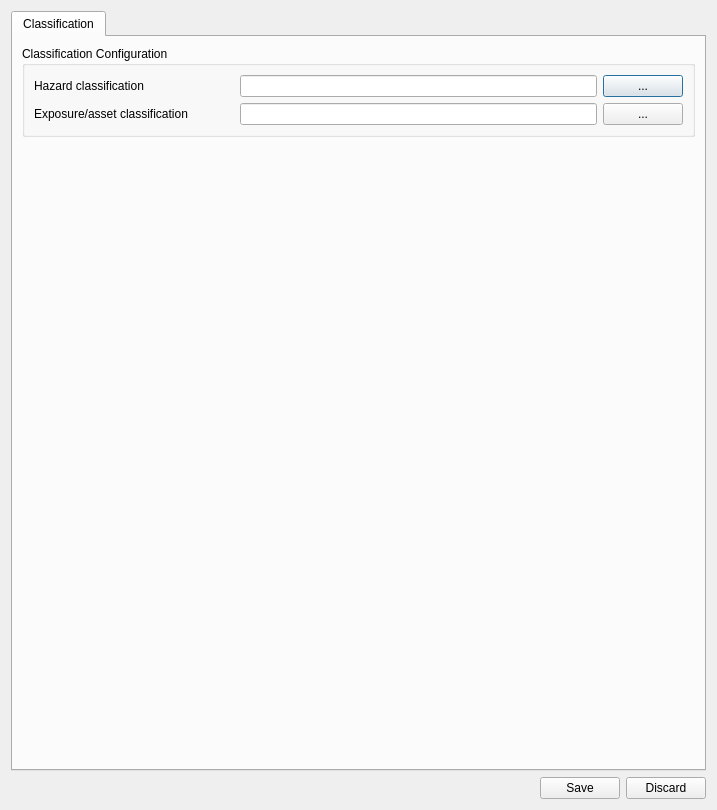
<?xml version="1.0" encoding="UTF-8"?>
<ui version="4.0">
 <class>dalaConfigurationDialog</class>
 <widget class="QDialog" name="dalaConfigurationDialog">
  <property name="geometry">
   <rect>
    <x>0</x>
    <y>0</y>
    <width>717</width>
    <height>810</height>
   </rect>
  </property>
  <property name="windowTitle">
   <string>DaLA Configuration</string>
  </property>
  <layout class="QVBoxLayout" name="verticalLayout_2">
   <item>
    <widget class="QTabWidget" name="dalaConfigurationTabWidget">
     <property name="tabPosition">
      <enum>QTabWidget::North</enum>
     </property>
     <property name="currentIndex">
      <number>0</number>
     </property>
     <widget class="QWidget" name="classificationTab">
      <attribute name="title">
       <string>Classification</string>
      </attribute>
      <layout class="QVBoxLayout" name="verticalLayout_3">
       <item>
        <widget class="QGroupBox" name="classificationConfigurationGroupBox">
         <property name="title">
          <string>Classification Configuration</string>
         </property>
         <layout class="QVBoxLayout" name="verticalLayout">
          <item>
           <layout class="QHBoxLayout" name="horizontalLayout_3">
            <item>
             <widget class="QLabel" name="hazardClassificationFilePathLabel">
              <property name="minimumSize">
               <size>
                <width>200</width>
                <height>0</height>
               </size>
              </property>
              <property name="text">
               <string>Hazard classification</string>
              </property>
             </widget>
            </item>
            <item>
             <widget class="QLineEdit" name="hazardClassificationFilePathLineEdit"/>
            </item>
            <item>
             <widget class="QPushButton" name="hazardClassificationFilePathPushButton">
              <property name="text">
               <string>...</string>
              </property>
             </widget>
            </item>
           </layout>
          </item>
          <item>
           <layout class="QHBoxLayout" name="horizontalLayout_4">
            <item>
             <widget class="QLabel" name="assetClassificationFilePathLabel">
              <property name="minimumSize">
               <size>
                <width>200</width>
                <height>0</height>
               </size>
              </property>
              <property name="text">
               <string>Exposure/asset classification</string>
              </property>
             </widget>
            </item>
            <item>
             <widget class="QLineEdit" name="assetClassificationFilePathLineEdit"/>
            </item>
            <item>
             <widget class="QPushButton" name="assetClassificationFilePathPushButton">
              <property name="text">
               <string>...</string>
              </property>
             </widget>
            </item>
           </layout>
          </item>
         </layout>
        </widget>
       </item>
       <item>
        <spacer name="verticalSpacer">
         <property name="orientation">
          <enum>Qt::Vertical</enum>
         </property>
         <property name="sizeHint" stdset="0">
          <size>
           <width>20</width>
           <height>40</height>
          </size>
         </property>
        </spacer>
       </item>
      </layout>
     </widget>
    </widget>
   </item>
   <item>
    <layout class="QHBoxLayout" name="horizontalLayout">
     <item>
      <spacer name="horizontalSpacer">
       <property name="orientation">
        <enum>Qt::Horizontal</enum>
       </property>
       <property name="sizeHint" stdset="0">
        <size>
         <width>40</width>
         <height>20</height>
        </size>
       </property>
      </spacer>
     </item>
     <item>
      <widget class="QPushButton" name="saveDalaConfigurationPushButton">
       <property name="text">
        <string>Save</string>
       </property>
      </widget>
     </item>
     <item>
      <widget class="QPushButton" name="discardDalaConfigurationPushButton">
       <property name="text">
        <string>Discard</string>
       </property>
      </widget>
     </item>
    </layout>
   </item>
  </layout>
 </widget>
 <resources/>
 <connections/>
</ui>
